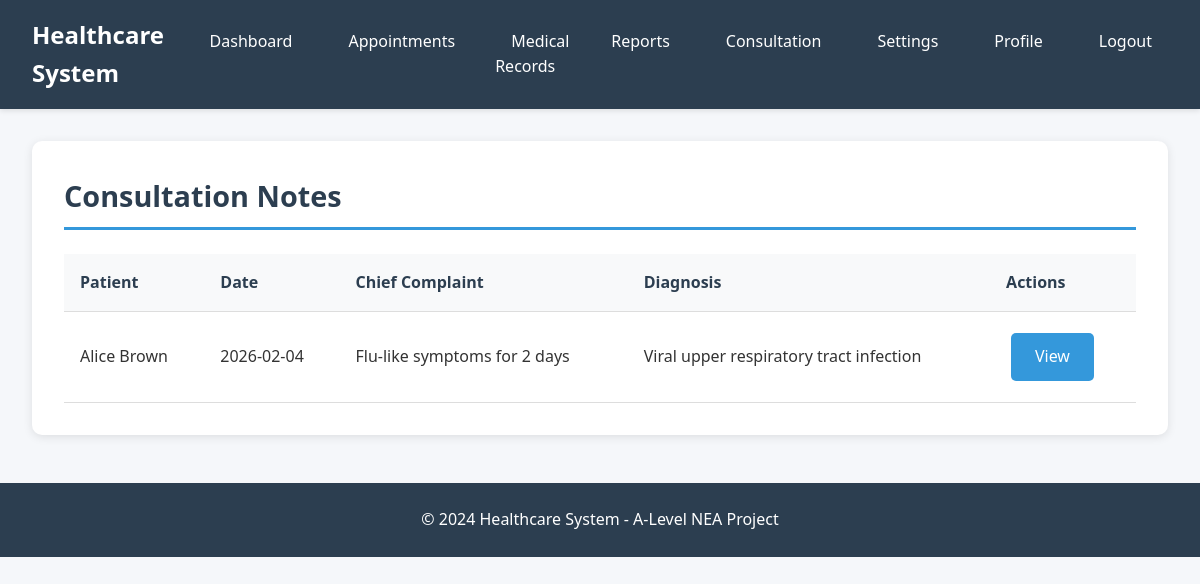
The page /consultation/notes/ (signed in) on the database its author committed.
### consultation/models.py (models this page shows, shortened)
class ConsultationNote(models.Model):
    appointment = models.ForeignKey(Appointment, on_delete=models.CASCADE, related_name='consultation_notes')
    doctor = models.ForeignKey(DoctorProfile, on_delete=models.CASCADE, related_name='consultation_notes')
    patient = models.ForeignKey(PatientProfile, on_delete=models.CASCADE, related_name='consultation_notes')
    chief_complaint = models.TextField()
    history = models.TextField(blank=True)
    examination = models.TextField(blank=True)
    diagnosis = models.TextField()
    treatment_plan = models.TextField()
    follow_up = models.TextField(blank=True)
    created_at = models.DateTimeField(auto_now_add=True)
    updated_at = models.DateTimeField(auto_now=True)

### accounts/models.py (models this page shows, shortened)
class PatientProfile(models.Model):
    user_profile = models.OneToOneField(UserProfile, on_delete=models.CASCADE, related_name='patient_info')
    blood_group = models.CharField(max_length=5, blank=True)
    emergency_contact = models.CharField(max_length=15, blank=True)
    emergency_contact_name = models.CharField(max_length=100, blank=True)
    allergies = models.TextField(blank=True)
    chronic_conditions = models.TextField(blank=True)

class UserProfile(models.Model):
    USER_TYPE_CHOICES = [
        ('doctor', 'Doctor'),
        ('patient', 'Patient'),
    ]
    user = models.OneToOneField(User, on_delete=models.CASCADE, related_name='profile')
    user_type = models.CharField(max_length=10, choices=USER_TYPE_CHOICES)
    phone_number = models.CharField(max_length=15, blank=True)
    date_of_birth = models.DateField(null=True, blank=True)
    address = models.TextField(blank=True)
    profile_picture = models.ImageField(upload_to='profile_pics/', blank=True, null=True)
    created_at = models.DateTimeField(auto_now_add=True)
    updated_at = models.DateTimeField(auto_now=True)
    email_notifications = models.BooleanField(default=True)
    sms_notifications = models.BooleanField(default=False)

### consultation/views.py (the view)
# urls.py: path('notes/', views.consultation_notes_list, name='notes_list'),
@login_required
def consultation_notes_list(request):
    user_profile = UserProfile.objects.get(user=request.user)
    if user_profile.user_type == 'doctor':
        doctor_profile = DoctorProfile.objects.get(user_profile=user_profile)
        notes = ConsultationNote.objects.filter(doctor=doctor_profile)
    else:
        patient_profile = PatientProfile.objects.get(user_profile=user_profile)
        notes = ConsultationNote.objects.filter(patient=patient_profile)
    context = {
        'notes': notes,
        'user_profile': user_profile,
    }
    return render(request, 'consultation/notes_list.html', context)

### templates/consultation/notes_list.html (shortened to what this page needs)
{% extends 'base.html' %}
{% block content %}
<div class="card">
    <h2 class="card-header">Consultation Notes</h2>
    {% if notes %}
    <table>
        <thead>
            <tr>
                {% if user_profile.user_type == 'doctor' %}
                <th>Patient</th>
                {% else %}
                <th>Doctor</th>
                {% endif %}
                <th>Date</th>
                <th>Chief Complaint</th>
                <th>Diagnosis</th>
                <th>Actions</th>
            </tr>
        </thead>
        <tbody>
            {% for note in notes %}
            <tr>
                {% if user_profile.user_type == 'doctor' %}
                <td>{{ note.patient.user_profile.user.get_full_name }}</td>
                {% else %}
                <td>Dr. {{ note.doctor.user_profile.user.get_full_name }}</td>
                {% endif %}
                <td>{{ note.created_at|date:"Y-m-d" }}</td>
                <td>{{ note.chief_complaint|truncatewords:10 }}</td>
                <td>{{ note.diagnosis|truncatewords:10 }}</td>
                <td>
                    <a href="{% url 'consultation:note_detail' note.id %}" class="btn">View</a>
                </td>
            </tr>
            {% endfor %}
        </tbody>
    </table>
    {% else %}
    <p>No consultation notes found.</p>
    {% endif %}
</div>
{% endblock %}

### templates/base.html (style rules this page uses)
* { margin: 0; padding: 0; box-sizing: border-box; }
body { font-family: 'Segoe UI', Tahoma, Geneva, Verdana, sans-serif; background-color: #f5f7fa; color: #333; line-height: 1.6; }
.card { background: white; border-radius: 10px; padding: 2rem; margin-bottom: 2rem; box-shadow: 0 2px 10px rgba(0,0,0,0.1); }
.card-header { font-size: 1.8rem; margin-bottom: 1.5rem; color: #2c3e50; border-bottom: 3px solid #3498db; padding-bottom: 0.5rem; }
.btn { display: inline-block; padding: 0.7rem 1.5rem; background-color: #3498db; color: white; text-decoration: none; border-radius: 5px; border: none; cursor: pointer; font-size: 1rem; transition: background-color 0.3s; margin: 0.3rem; }
table { width: 100%; border-collapse: collapse; margin-top: 1rem; }
table th, table td { padding: 1rem; text-align: left; border-bottom: 1px solid #ddd; }
table th { background-color: #f8f9fa; font-weight: 600; color: #2c3e50; }

### rows shown on the page
ConsultationNote: patient.user_profile.user.get_full_name "Alice Brown", created_at "2026-02-04", chief_complaint "Flu-like symptoms for 2 days", diagnosis "Viral upper respiratory tract infection"
